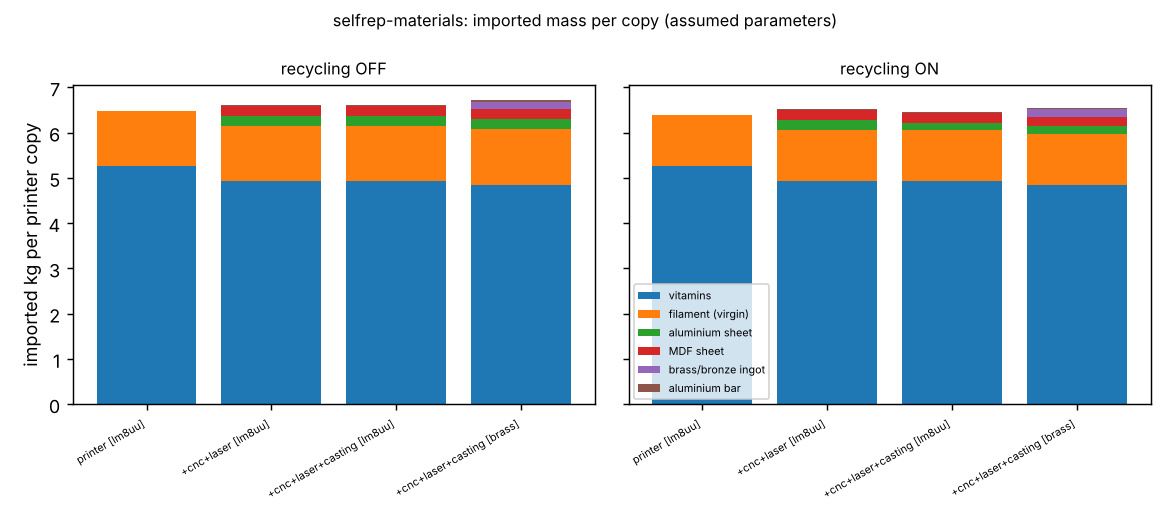

Write the Python code that produced this figure.
"""Redraw experiments/figure.png (imported kg per printer copy, recycling off vs on) from results.txt only."""
import os
import re
import matplotlib
matplotlib.use('Agg')
import matplotlib.pyplot as plt
H = os.path.dirname(os.path.abspath(__file__))
sections, cur, label = {}, None, None
for line in open(os.path.join(H, 'results.txt')):
    if line.startswith('== recycling'):
        cur = 'off' if 'OFF' in line else 'on'
        sections[cur] = []
    elif line.startswith('=='):
        cur = None
    elif cur and not line.startswith(' '):
        m = re.match(r'(\S+)\s+\[(\w+)\] total ([\d.]+) kg', line)
        label = f'{m.group(1)} [{m.group(2)}]' if m else None
        if m:
            sections[cur].append([label, float(m.group(3)), {}])
    elif cur and sections[cur]:
        for k, v in re.findall(r'([A-Za-z/ ()]+?) ([\d.]+)(?:,|$)', line.strip()):
            sections[cur][-1][2][k.strip()] = float(v)
assert sections.get('off') and sections.get('on'), 'tables not found in results.txt'
fig, axes = plt.subplots(1, 2, figsize=(9, 4), sharey=True)
for ax, key in zip(axes, ('off', 'on')):
    rs = sections[key]
    names = sorted({k for r in rs for k in r[2]}, key=lambda k: -max(r[2].get(k, 0) for r in rs))
    bottom = [0] * len(rs)
    for n in names:
        vals = [r[2].get(n, 0) for r in rs]
        ax.bar(range(len(rs)), vals, bottom=bottom, label=n)
        bottom = [b + v for b, v in zip(bottom, vals)]
    ax.set_xticks(range(len(rs)))
    ax.set_xticklabels([r[0].replace('printer+', '+') for r in rs], rotation=30, ha='right', fontsize=6)
    ax.set_title(f'recycling {key.upper()}', fontsize=9)
axes[0].set_ylabel('imported kg per printer copy')
axes[1].legend(fontsize=6)
fig.suptitle('selfrep-materials: imported mass per copy (assumed parameters)', fontsize=9)
fig.tight_layout()
fig.savefig(os.path.join(H, 'figure.png'), dpi=130)
